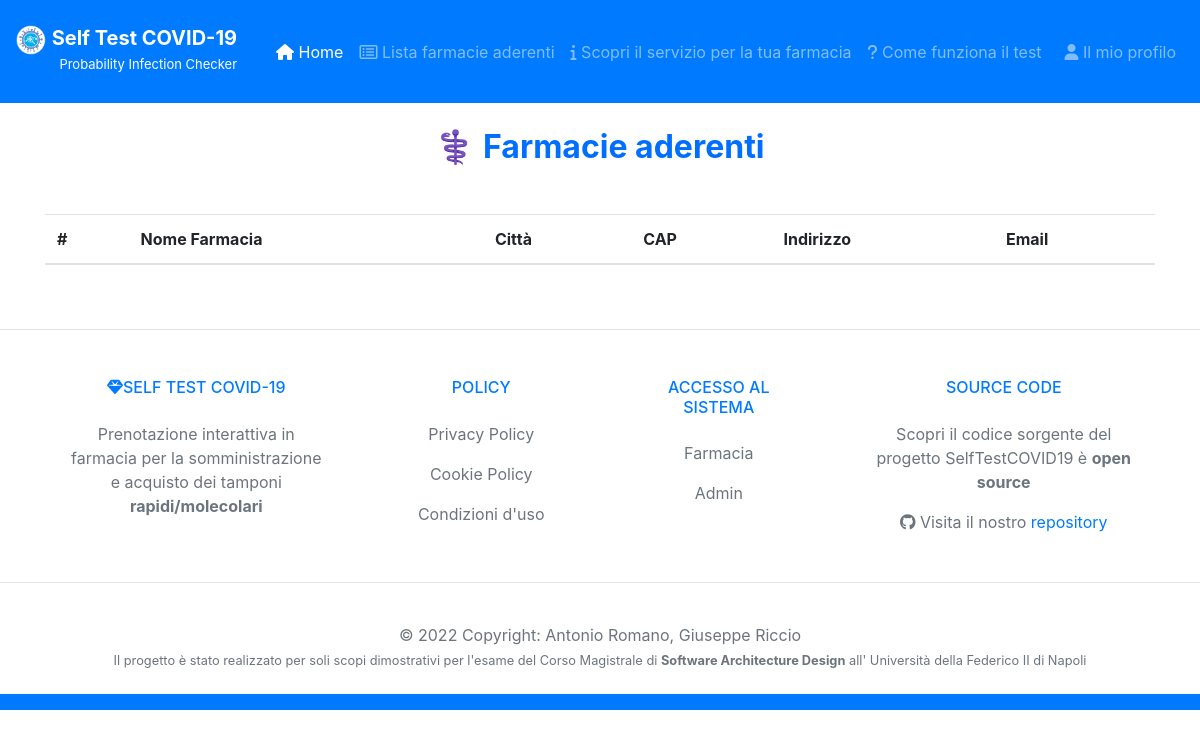
The app's page /listaFarmacie, older data.
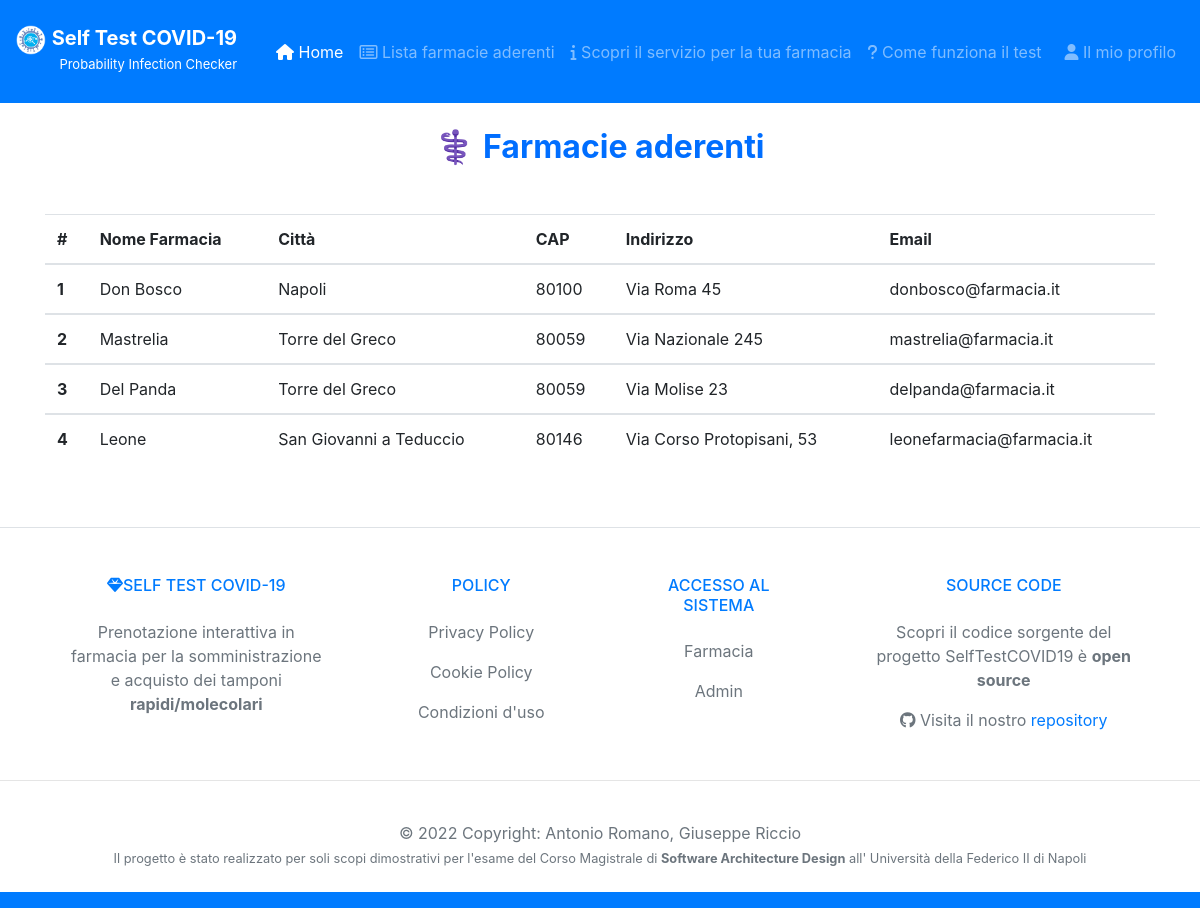
The same page, newer data.
### tables this page shows
CREATE TABLE `Farmacie` (
	ID INTEGER PRIMARY KEY AUTOINCREMENT,
	NomeFarmacia VARCHAR(50),
	Citta VARCHAR(50),
	CAP INT(5),
	Indirizzo VARCHAR(50),
	Email VARCHAR(50),
	PWD VARCHAR(50),
	UNIQUE(NomeFarmacia,Email)
);

### controllers/MainHandlerController.py (the view)
def listaFarmacie():
    connection = connectDB()
    farmacie = connection.execute('SELECT ID, NomeFarmacia, Citta, Cap, Indirizzo, Email FROM Farmacie').fetchall()
    connection.close()
    return render_template('/listafarmacie.html', farmacie=farmacie)

### models/DB.py (called while the page is built)
def connectDB():
    connection = sqlite3.connect('./models/selftestcovid19.db')
    connection.row_factory = sqlite3.Row
    return connection

### templates/listafarmacie.html (shortened to what this page needs)
<!doctype html>
<html lang="it">
<head>
    <link rel="stylesheet" href="https://cdnjs.cloudflare.com/ajax/libs/font-awesome/4.7.0/css/font-awesome.min.css">
    <link rel="stylesheet" href="https://stackpath.bootstrapcdn.com/bootstrap/4.3.1/css/bootstrap.min.css">
</head>
<body>
    <nav class="navbar navbar-expand-lg navbar-dark bg-primary">
        <div style="margin-top: 10px; margin-right: 15px;">
            <a class="navbar-brand" href="#">
                <img src="/static/logo.png" width="30" height="30" alt="">
                <span style="margin-top: 10px; color: white; font-size: 20px ;"><b>Self Test COVID-19</b><br>
                    <p style="font-size: small; text-align: right;">Probability Infection Checker</p></a></span>
        </div>
        <div class="collapse navbar-collapse" id="navbarSupportedContent">
            <ul class="navbar-nav mr-auto">
                <li class="nav-item active">
                    <a class="nav-link" href="/"><i class="fa fa-home" aria-hidden="true"></i> Home </a>
                </li>
                <li class="nav-item">
                    <a class="nav-link" href="/listaFarmacie"><i class="fa fa-list-alt" aria-hidden="true"></i> Lista
                        farmacie aderenti</a>
                </li>
                <li class="nav-item">
                    <a class="nav-link" href="/scopri"><i class="fa fa-info" aria-hidden="true"></i> Scopri il servizio per la
                        tua farmacia</a>
                </li>
                <li class="nav-item">
                    <a class="nav-link" href="/about"><i class="fa fa-question" aria-hidden="true"></i> Come funziona il
                        test</a>
                </li>
            </ul>
            <ul class="navbar-nav ml-auto">
                <li class="nav-item">
                    <a class="nav-link" href="/loginPaziente"><i class="fa fa-user" aria-hidden="true"></i> Il mio
                        profilo </a>
                </li>
            </ul>
        </div>
    </nav>
    <div class="container">
        <center>
            <h2 class="text-center" style="margin: 25px;"><b><span style="color: #006eff;">
                        &#x2695 Farmacie aderenti </span></b></h2>
            <div class="d-flex justify-content-center mt-5 table-responsive">
                <table class="table">
                    <thead>
                        <tr>
                            <th scope="col">#</th>
                            <th scope="col">Nome Farmacia </th>
                            <th scope="col">Città</th>
                            <th scope="col">CAP</th>
                            <th scope="col">Indirizzo</th>
                            <th scope="col">Email</th>
                        </tr>
                    </thead>
                    <tbody>
                        {% for farmacia in farmacie %}
                        <tr>
                            <th scope="row">{{ farmacia.ID }}</th>
                            <td>{{ farmacia.NomeFarmacia }}</td>
                            <td>{{ farmacia.Citta }}</td>
                            <td>{{ farmacia.CAP }}</td>
                            <td>{{ farmacia.Indirizzo }}</td>
                            <td>{{ farmacia.Email }}</td>
                        </tr>
                    </tbody>
                    {% endfor %}
                </table>
            </div>
        </center>
    </div>
</body>
<footer class="text-lg text-lg-start bg-white text-muted">
    <section class="d-flex justify-content-center justify-content-lg-between p-4 border-bottom">
    </section>
    <section class="">
      <div class="container text-center text-md-start mt-5">
        <div class="row mt-3">
          <div class="col-md-3 col-lg-4 col-xl-3 mx-auto mb-4">
            <h6 class="text-uppercase fw-bold mb-4  text-primary">
              <i class="fas fa-gem me-3"></i>Self Test COVID-19
            </h6>
            <p>
              Prenotazione interattiva in farmacia per la somministrazione e acquisto dei tamponi <b>rapidi/molecolari</b>
            </p>
          </div>
          <div class="col-md-2 col-lg-2 col-xl-2 mx-auto mb-4">
            <h6 class="text-uppercase fw-bold mb-4  text-primary">
              Policy
            </h6>
            <p>
              <a href="#!" class="text-reset">Privacy Policy</a>
            </p>
            <p>
              <a href="#!" class="text-reset">Cookie Policy</a>
            </p>
            <p>
              <a href="#!" class="text-reset">Condizioni d'uso</a>
            </p>
          </div>
          <div class="col-md-3 col-lg-2 col-xl-2 mx-auto mb-4">
            <h6 class="text-uppercase fw-bold mb-4  text-primary">
              Accesso al sistema
            </h6>
            <p>
              <a href="/loginFarmacia" class="text-reset">Farmacia</a>
            </p>
            <p>
              <a href="/loginAdmin" class="text-reset">Admin</a>
            </p>
          </div>
          <div class="col-md-4 col-lg-3 col-xl-3 mx-auto mb-md-0 mb-4">
            <h6 class="text-uppercase fw-bold mb-4  text-primary">SOURCE CODE</h6>
            <p>Scopri il codice sorgente del progetto SelfTestCOVID19 è <b>open source</b></p>
            <p><i class="fa fa-github"></i> Visita il nostro <a href="https://github.com/giuseppericcio/SelfTestCovid19">repository</a></p>
          </div>
        </div>
      </div>
    </section>
    <hr>
    <div class="text-center p-4  text-muted" style="background-color: rgba(255, 255, 255, 0.05);">
      © 2022 Copyright:
      <a class="text-muted fw-bold">Antonio Romano, Giuseppe Riccio</a>
      <small id="dateHelp" class="form-text text-muted text-primary">Il progetto è stato realizzato per soli scopi
        dimostrativi per l'esame del Corso Magistrale di <b>Software Architecture Design</b> all' Università della
        Federico II di Napoli</small>
    </div>
  </footer>
<nav class="navbar navbar-expand-lg navbar-dark bg-primary">
</nav>
</body>
</html>

Row changes from the older to the newer data that the page shows:
added Farmacie: ID "1", NomeFarmacia "Don Bosco", Citta "Napoli", CAP "80100", Indirizzo "Via Roma 45", Email "donbosco@farmacia.it"
added Farmacie: ID "2", NomeFarmacia "Mastrelia", Citta "Torre del Greco", CAP "80059", Indirizzo "Via Nazionale 245", Email "mastrelia@farmacia.it"
added Farmacie: ID "3", NomeFarmacia "Del Panda", Citta "Torre del Greco", CAP "80059", Indirizzo "Via Molise 23", Email "delpanda@farmacia.it"
added Farmacie: ID "4", NomeFarmacia "Leone", Citta "San Giovanni a Teduccio", CAP "80146", Indirizzo "Via Corso Protopisani, 53", Email "leonefarmacia@farmacia.it"
